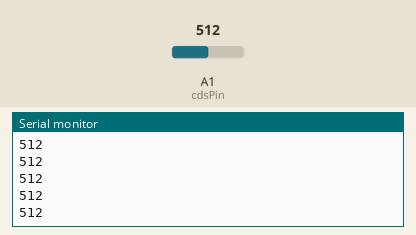
A sketch run on a simulated Arduino Uno, built with avr-gcc and run on an emulated ATmega328P. Shown: the last lines printed to the serial monitor. The inputs (shaded band) are chosen by the test bench; at power-on: A1 (cdsPin) = 512.

Above: at 1.2 s.
1.3 s: A1 (cdsPin) set to 716
At 1.31 s:
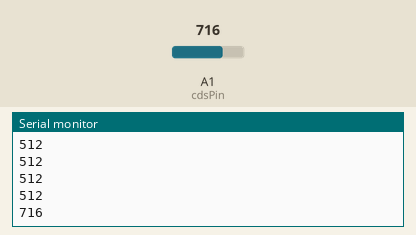
2.8 s: A1 (cdsPin) set to 900
At 2.81 s:
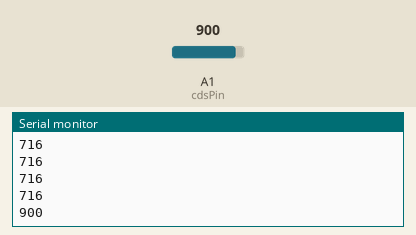
Timing chart, 0 to 5.8 s (numbered marks = the images above; inputs shaded):
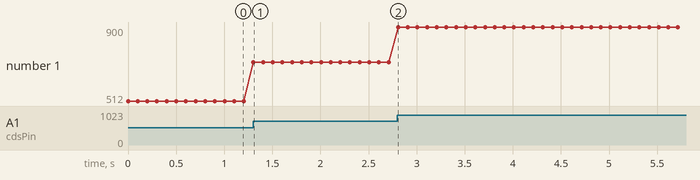

Measured:
- after the input at 1.3 s, the serial monitor: prints a new line at once (image 1)
- after the input at 2.8 s, the serial monitor: prints a new line at once (image 2)
- plotted number 1: 512 → 716 after the input at 1.3 s, 716 → 900 after the input at 2.8 s

The sketch:

LuLo_CdS_Serial.ino
```cpp
int cdsPin = A1;

void setup() {
  Serial.begin(9600);
}

void loop() {
  int val = analogRead(cdsPin);
  Serial.println(val);
  delay(100);  // 0.1秒ごとに送信
}
```
